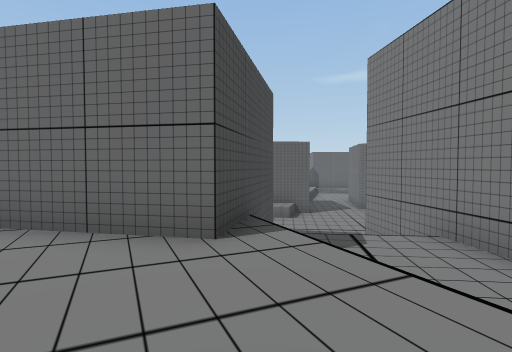
[1] (above)

18 first-person views from a walk through a Unity game level. The camera is 1.5 m above the floor, tilts 2° down and sees 80° across. The floor is counted in squares, 2 m on a side. Each view is taken from the middle of a square. On the plan, view 1 faces up. The plan holds only what a view shows up to about 10 squares ahead; the rest is blank. The place goes on beyond the plan. Some surface patterns are stand-ins.

[2]
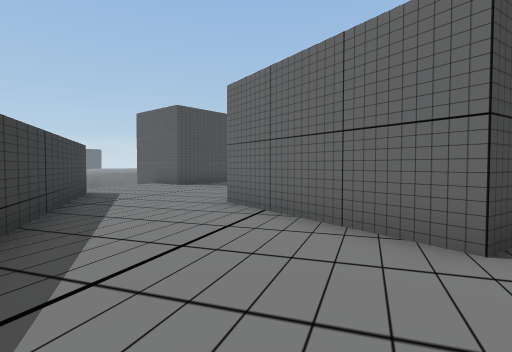

[3]
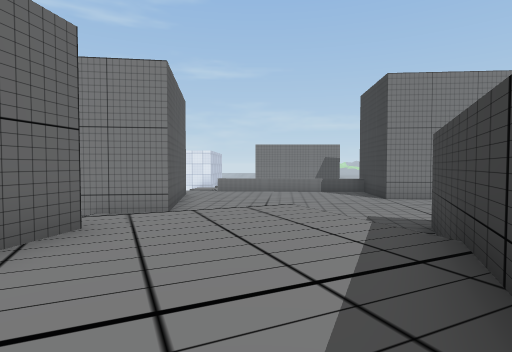

[4]
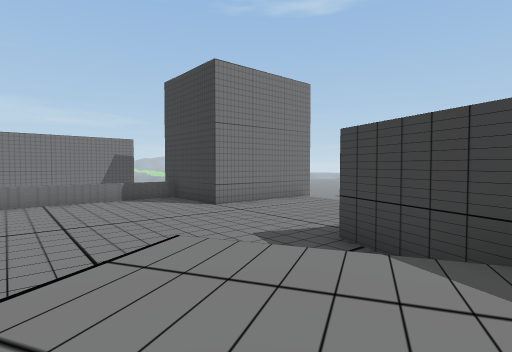

[5]
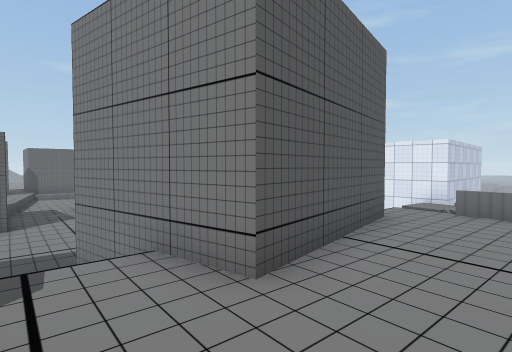

[6]
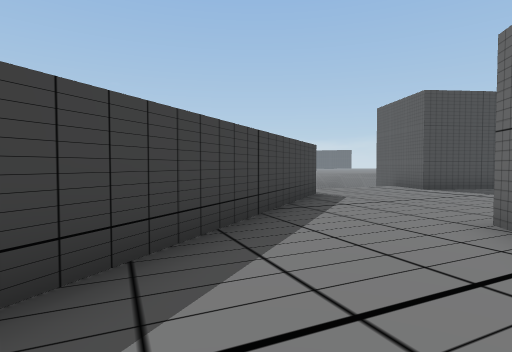

[7]
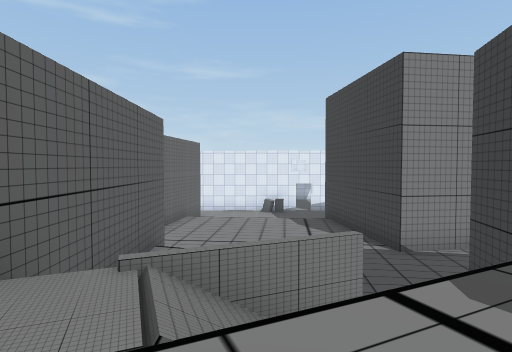

[8]
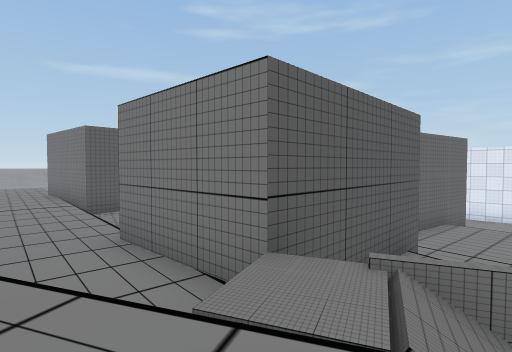

[9]
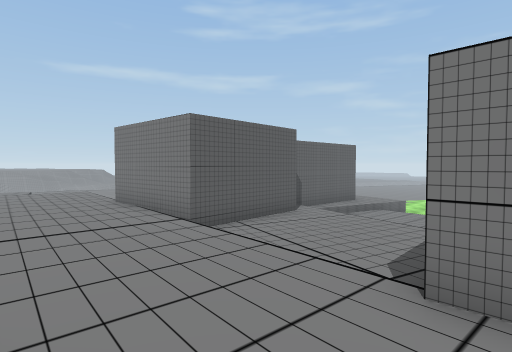

[10]
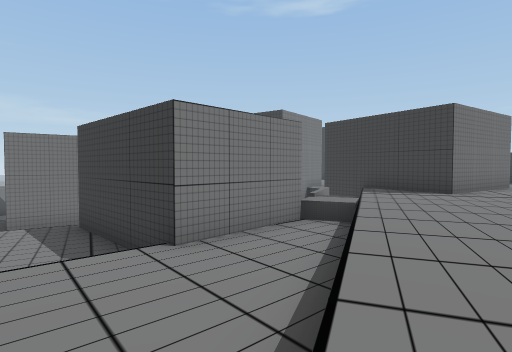

[11]
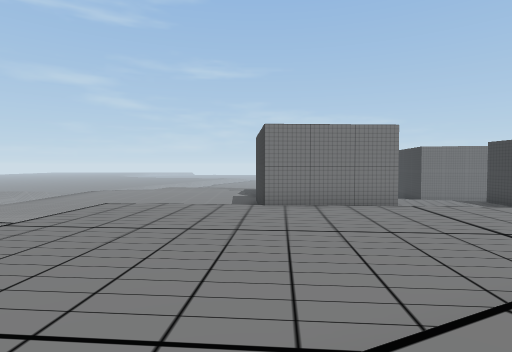

[12]
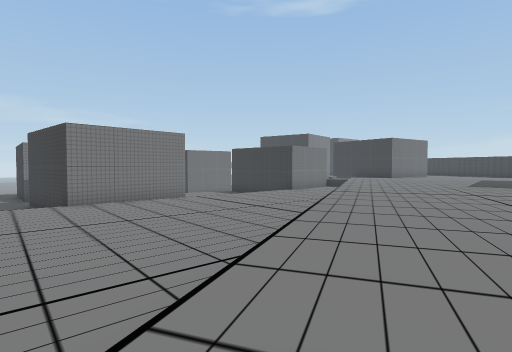

[13]
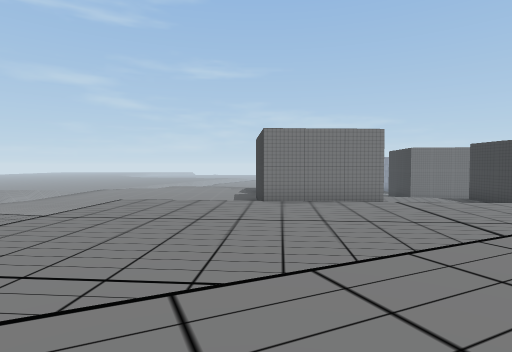

[14]
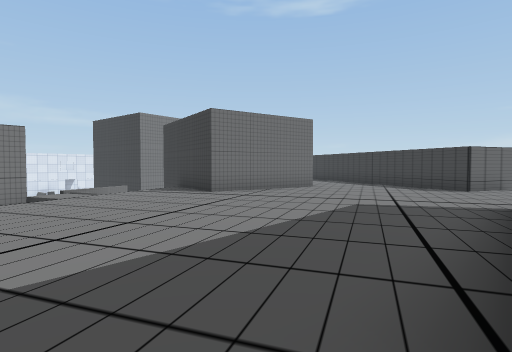

[15]
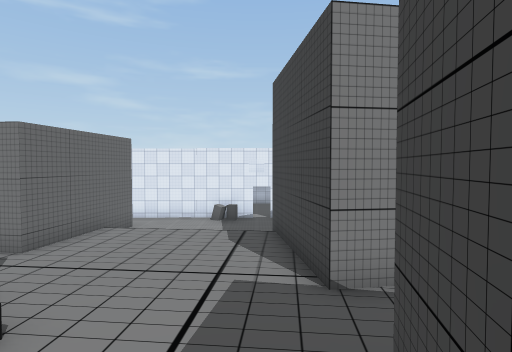

[16]
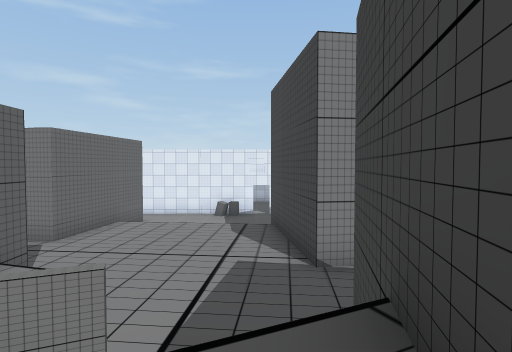

[17]
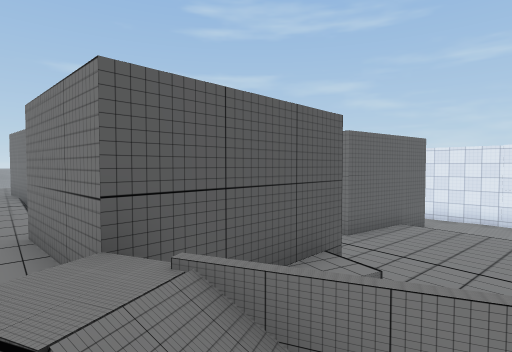

[18]
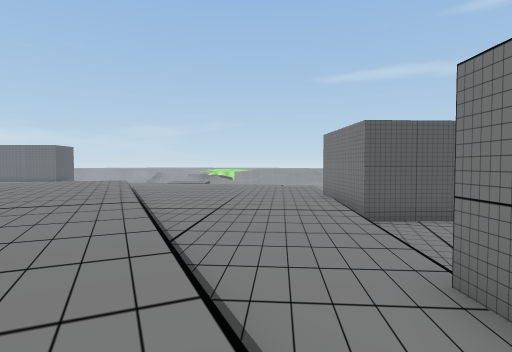

### Floor plan
Key: @ floor where view 1 was taken; # wall or solid block; x gap in a wall; . main floor; - floor 0.75 m lower than the main floor; _ floor 1.25 m lower than the main floor; < floor 1.5 m lower than the main floor; ( floor 1.75 m lower than the main floor; ! floor 2.25 m lower than the main floor; ? floor 2.75 m lower than the main floor; / step, stairs or slope; = window, fence, low wall or low ledge; ^ raised ledge; v drop or lower ground; O other object.
Columns run from 11 left of view 1 to 10 right of it. Each row starts with its distance up from view 1.
 32          <<<
 31         _<<<
 30        _/(/<
 29       ///(
 28     -------
 27    --------
 26 ./--------<
 25 ..--------<
 24 ...-------###
 23 ...-------#
 22 ...-------#
 21 ....------#
 20 ..../-----#####
 19  .../-----v<<<<
 18  ..../----v<<<=
 17  ..../---/v<<<=
 16  ...../--//<<<! #
 15  .....=--#####  #
 14  ..  ..--#      #
 13 .......=-##   !!####
 12  .......-O#^^#!!!!/
 11  .......-=  ^!!!!!/??
 10  ......../!!!!!!!!/??
  9 #......../#!!!!!!!/
  8 #.........!!!!!!!!?
  7 #......#####!!#####
  6 #......#   #!!#
  5 .......#   ##!#
  4 .......##### x#  #####
  3  ...........--####--##
  2  /##.........-------#
  1  ######......v------#
  0       ###..@=-------#
 -1         #####------ #
 -2            ##------##
 -3              ----###
 -4              ----#
 -5               ---#
 -6                --#

Positions as (right, up) in squares from view 1, and headings:
1: (0, 0), facing up
2: (0, 0), facing up-left
3: (-4, 1), facing right
4: (-1, 2), facing down-right
5: (1, 1), facing up-right
6: (-1, 1), facing left
7: (-4, 10), facing right
8: (-4, 10), facing up-right
9: (-5, 14), facing up-right
10: (-6, 17), facing down-right
11: (-10, 24), facing right
12: (-11, 26), facing down-right
13: (-11, 24), facing right
14: (-11, 13), facing down-right
15: (-2, 8), facing right
16: (-3, 8), facing right
17: (-3, 9), facing up-right
18: (-4, 12), facing up
